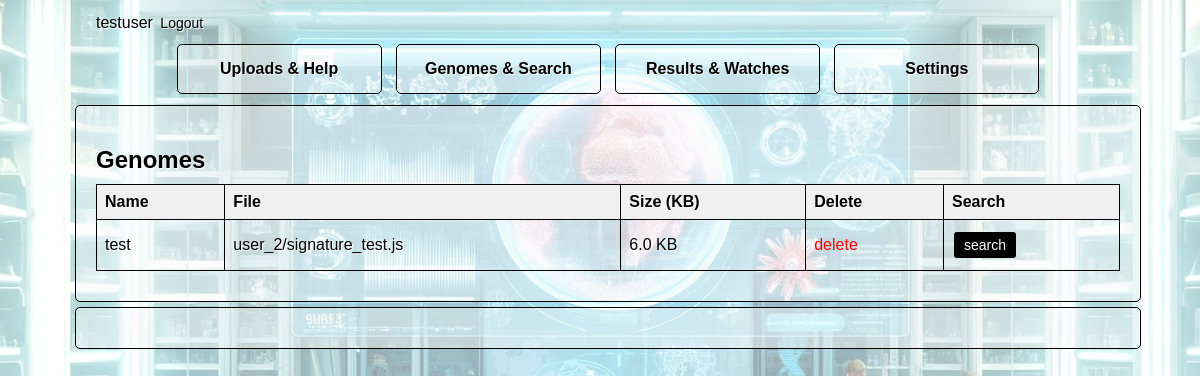
/mgw_api/signatures/ (signed in), run on an earlier commit of the app's database.
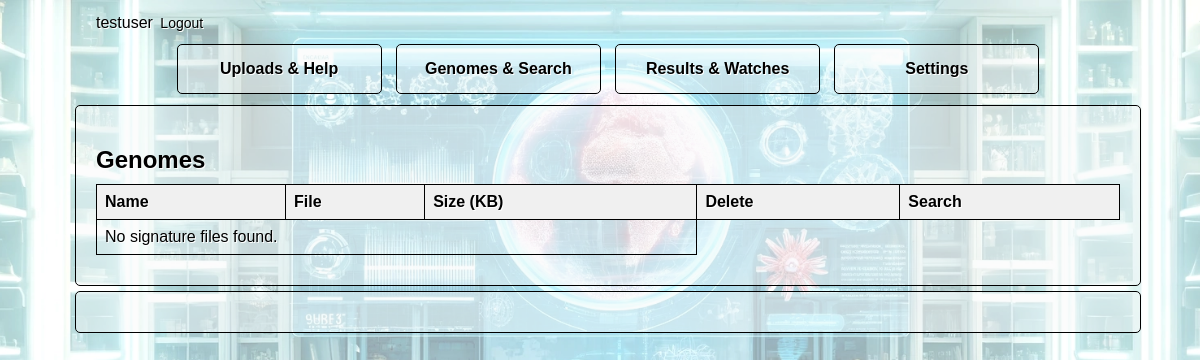
And on a later commit of the database.
### mgw_api/models.py (models this page shows, shortened)
class Signature(models.Model):
    user = models.ForeignKey(User, on_delete=models.CASCADE)
    name = models.CharField(max_length=100)
    fasta = models.ForeignKey(Fasta, null=True, on_delete=models.SET_NULL)
    file = models.FileField(upload_to=user_directory_path)
    date = models.DateTimeField(auto_now_add=True)
    size = models.IntegerField(default=0)
    submitted = models.BooleanField(default=False)

### mgw_api/views.py (the view)
# urls.py: path("signatures/", views.list_signature, name="list_signature"),
@login_required
def list_signature(request):
    signature_files = Signature.objects.filter(user=request.user)
    return render(request, "mgw_api/list_signature.html", {"signature_files":signature_files})

### mgw_api/templates/mgw_api/list_signature.html (shortened to what this page needs)
{% extends "mgw_api/base.html" %}
{% block content %}
<div class="signature-list">
    <h2>Genomes</h2>
    <table>
        <thead>
            <tr>
                <th>Name</th>
                <th>File</th>
                <th>Size (KB)</th>
                <th>Delete</th>
                <th>Search</th>
            </tr>
        </thead>
        <tbody>
            {% for signature in signature_files %}
                <tr>
                    <td>{{ signature.name }}</td>
                    <td>{{ signature.file.name }}</td>
                    <td>{{ signature.file.size|filesizeformat }}</td>
                    <td><a href="{% url 'mgw_api:delete_signature' signature.pk %}">delete</a></td>
                    <td><form action="{% url 'mgw_api:process_signature' signature.pk %}" method="post">
                        <button type="submit">search</button>
                    </form></td>
                </tr>
            {% empty %}
                <tr>
                  <td colspan="3">No signature files found.</td>
                </tr>
            {% endfor %}
        </tbody>
    </table>
</div>
<div class="submission-message">
</div>
{% endblock %}

### mgw_api/templates/mgw_api/base.html (shortened to what this page needs)
<!DOCTYPE html>
<html lang="en">
<head>
    {% load static %}
    <link rel="stylesheet" href="{% static 'mgw_api/style.css' %}">
    <div class="account-navigation">
        {% if request.user.is_authenticated %}
            {{ request.user.username }}
            <a href="{% url 'mgw_api:logout' %}">Logout</a>
        {% else %}
            <a href="{% url 'mgw_api:login' %}">Login</a>
            <a href="{% url 'mgw_api:signup' %}">Signup</a>
        {% endif %}
    </div>
    <ul class="nav">
        <li><a href="{% url 'mgw_api:upload_fasta' %}" class="active">Uploads & Help</a></li>
        <li><a href="{% url 'mgw_api:list_signature' %}" class="active">Genomes & Search</a></li>
        <li><a href="{% url 'mgw_api:list_result' %}" class="active">Results & Watches</a></li>
        <li><a href="{% url 'mgw_api:settings' %}" class="active">Settings</a></li>
    </ul>
</head>
<body>
    <div id="sidebar">
        {% block content %}{% endblock %}
    </div>
</body>
</html>

### mgw_api/static/mgw_api/style.css (style rules this page uses)
body { content: ' '; display: block; position: absolute; left: 0; top: 0; width: 100%; height: 100%; opacity: 1.0; background-image: url("images/background.webp"); background-repeat: no-repeat; background-position: 50% 0; background-size: cover; background-color: #ffffff; background-attachment: fixed; }
a { color: black; text-decoration: none; }
th { cursor: pointer; }
.nav { font: bold normal 1em/3em Arial,sans-serif; text-shadow: 1px 1px white; width: 90%; max-width: 1024px; margin: 0 auto; padding: 20px; padding-bottom: 0px; padding-top: 0px; background-color: #f9f9f900; border: 1px solid #00000000; border-radius: 5px; margin-top: 0px; margin-bottom: 5px; }
ul.nav { list-style: none; text-align: center; }
.nav li { width: 20%; padding: 5px; list-style-type: none; display: inline-block; }
.nav a { display: block; text-decoration: none; border-radius: 5px; background-color: #f9f9f974; border: 1px solid #000000; }
.signature-list { font-family: Arial, sans-serif; text-shadow: 1px 1px white; width: 90%; max-width: 1024px; margin: 0 auto; padding: 20px; background-color: #f9f9f974; border: 1px solid #000000; border-radius: 5px; margin-top: 5px; margin-bottom: 5px; }
.signature-list h2 { font-size: 24px; color: #000000; margin-bottom: 10px; }
.signature-list table { width: 100%; border-collapse: collapse; margin-bottom: 10px; }
.signature-list th, .signature-list td { border: 1px solid #000000; padding: 8px; text-align: left; }
.signature-list th { background-color: #f0f0f0; font-weight: bold; color: #000000; }
.account-navigation { font-family: Arial, sans-serif; text-shadow: 1px 1px white; width: 90%; max-width: 1024px; margin: 0 auto; padding: 20px; padding-top: 0px; padding-bottom: 0px; background-color: #f9f9f900; border: 1px solid #00000000; border-radius: 5px; margin-top: 5px; margin-bottom: 5px; }
.account-navigation a { color: #000000; text-decoration: none; margin: 3px; font-size: 14px; }
.submission-message { font-family: Arial, sans-serif; text-shadow: 1px 1px white; width: 90%; max-width: 1024px; margin: 0 auto; padding: 20px; background-color: #f9f9f974; border: 1px solid #000000; border-radius: 5px; margin-top: 5px; margin-bottom: 5px; }

What changed in the data, as far as the page shows it:
removed Signature: name "test", file.name "user_2/signature_test.js", file.size|filesizeformat "6.0 KB"
Also different on the page:
text now shown: "No signature files found."
